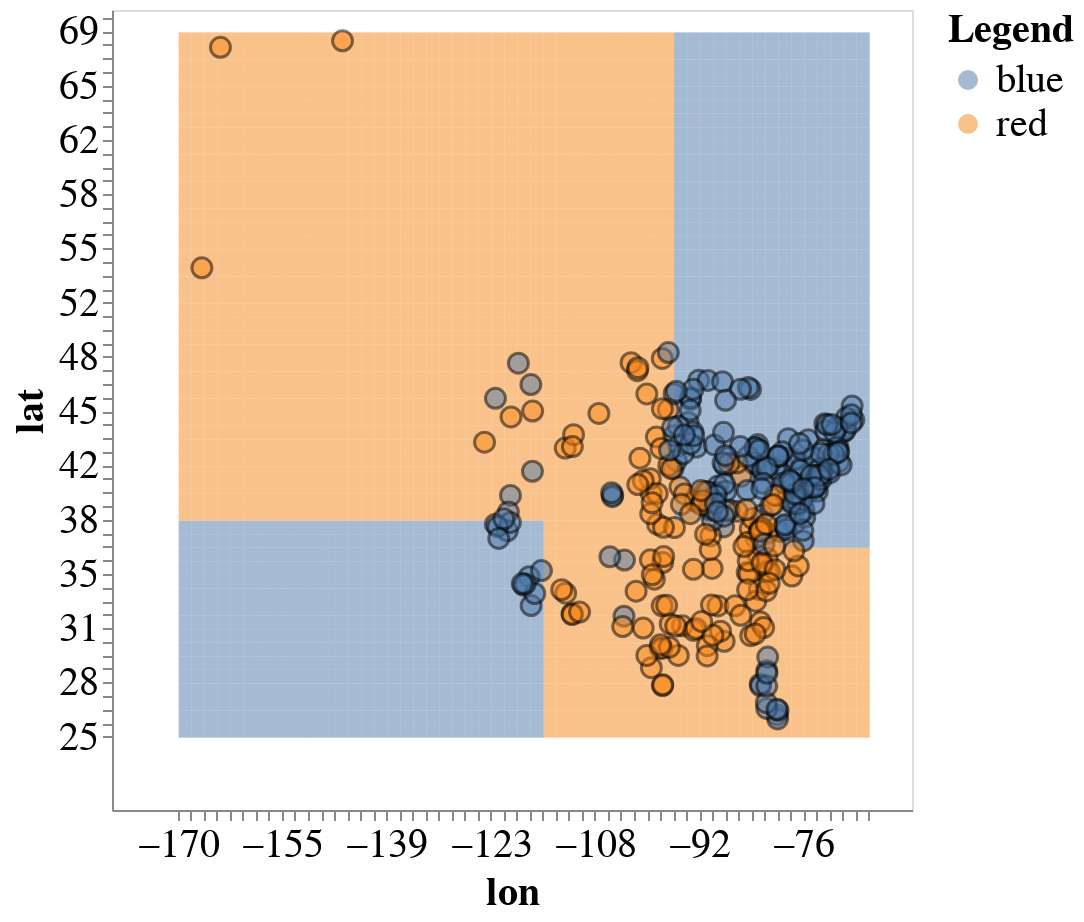

Write notebook code for a chart like this one.
### Markdown cell above
### What did the classification tree do?
- Found a good way to split and repeat

### Code cell
plot_tree(X_train, y_train, model)

### Figure 1 — Vega-Lite specification as saved in the notebook (floating-point values rounded to 4 significant figures; data arrays with more than 128 entries replaced by an {"elided": "..."} marker saying what was removed)
{"config": {"view": {"continuousWidth": 400, "continuousHeight": 300}, "axis": {"labelFontSize": 20, "titleFontSize": 20}, "legend": {"labelFontSize": 20, "titleFontSize": 20}}, "layer": [{"data": {"name": "data-26910427026234faba8a0118c5ad9e9c"}, "mark": {"type": "rect", "opacity": 0.5}, "encoding": {"color": {"field": "predictions", "title": "Legend", "type": "nominal"}, "x": {"bin": {"step": 1.956}, "field": "x1", "type": "quantitative"}, "y": {"bin": {"step": 0.8477}, "field": "x2", "type": "quantitative"}}, "height": 400, "width": 400}, {"data": {"name": "data-281764b17a7264b0a4e4cb5efda54039"}, "mark": {"type": "circle", "opacity": 0.5, "size": 100, "stroke": "black", "strokeWidth": 1.5}, "encoding": {"color": {"field": "vote", "type": "nominal"}, "x": {"axis": {"labels": true, "ticks": true, "title": "lon"}, "field": "lon", "type": "quantitative"}, "y": {"axis": {"labels": true, "ticks": true, "title": "lat"}, "field": "lat", "type": "quantitative"}}}], "$schema": "https://vega.github.io/schema/vega-lite/v4.17.0.json", "datasets": {"data-26910427026234faba8a0118c5ad9e9c": {"elided": "2756 records"}, "data-281764b17a7264b0a4e4cb5efda54039": {"elided": "320 records"}}}
